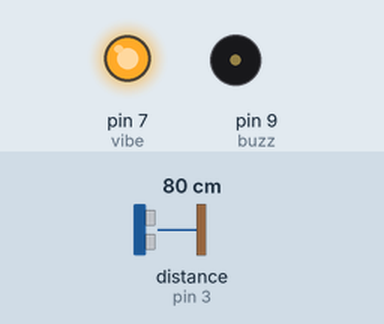
A sketch run on a simulated Arduino Uno, built with avr-gcc and run on an emulated ATmega328P. Parts: output pins drawn as LEDs (lit = HIGH), buzzer (waves = sounding, pin HIGH). Wiring (inferred from the names in the program): ultrasonic range finder: trigger pin 2; echo pin 3. The inputs (shaded band) are chosen by the test bench; at power-on: distance to the obstacle (sensor on pin 3) 80 cm. The echo pulse lasts 58.3 µs per cm; pins used as bus, display or sensor lines are not drawn; what the sketch prints to the serial monitor is not drawn.

Above: at 1.2 s.
1.3 s: distance to the obstacle (sensor on pin 3) set to 9 cm
At 1.38 s:
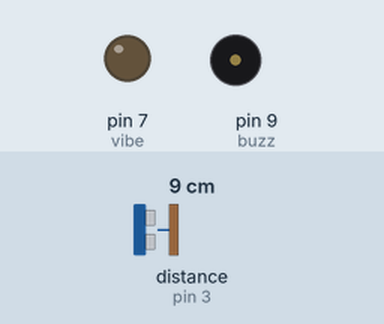
4.3 s: distance to the obstacle (sensor on pin 3) set to 120 cm
Timing chart, 0 to 13.3 s (numbered marks = the images above; inputs shaded):
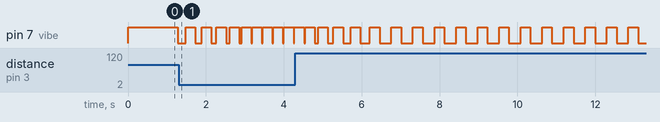

The sketch:

handheld.ino
```cpp
// ---------------------------------------------------------------- //
// Arduino Ultrasoninc Sensor HC-SR04
// Re-writed by Arbi Abdul Jabbaar
// Using Arduino IDE 1.8.7
// Using HC-SR04 Module
// Tested on 17 September 2019
// ---------------------------------------------------------------- //

#define echoPin 3 // attach pin D2 Arduino to pin Echo of HC-SR04
#define trigPin 2 //attach pin D3 Arduino to pin Trig of HC-SR04
#define vibe 7
#define buzz 9

// defines variables
long duration; // variable for the duration of sound wave travel
int distance; // variable for the distance measurement
int samples[5];
int ct = 0;


void setup() {
  pinMode(trigPin, OUTPUT); // Sets the trigPin as an OUTPUT
  pinMode(echoPin, INPUT); // Sets the echoPin as an INPUT
  pinMode(vibe, OUTPUT);
  pinMode(buzz, OUTPUT);
  Serial.begin(9600); // // Serial Communication is starting with 9600 of baudrate speed
  Serial.println("Ultrasonic Sensor HC-SR04 Test"); // print some text in Serial Monitor
  Serial.println("with Arduino UNO R3");
  samples[0] = -1;
  samples[1] = -1;
  samples[2] = -1;
  samples[3] = -1;
  samples[4] = -1;
}
void loop() {
  // Clears the trigPin condition
  digitalWrite(trigPin, LOW);
  delayMicroseconds(2);
  // Sets the trigPin HIGH (ACTIVE) for 10 microseconds
  digitalWrite(trigPin, HIGH);
  delayMicroseconds(10);
  digitalWrite(trigPin, LOW);
  // Reads the echoPin, returns the sound wave travel time in microseconds
  duration = pulseIn(echoPin, HIGH);
  // Calculating the distance
  distance = duration * 0.034 / 2; // Speed of sound wave divided by 2 (go and back)
  Serial.print("Distance: ");
  Serial.print(distance);
  Serial.println(" cm");

  if(ct > 4){
    ct = 0;
  }
  samples[ct] = distance;
  ct += 1;

  int a = avg(samples);

  Serial.print(a);
  Serial.print("###");

  if (a < 300){
    int lightyear = map(a, 0, 300, 0, 750);

    digitalWrite(vibe, HIGH);
    delay(250);
    digitalWrite(vibe, LOW);
    delay(lightyear);
  }


}

int avg(int samples[]){

  int total = 0;
  if(samples[4] >= 0){
    //Serial.print("Samples:\n");
    for (int i = 0; i < 5; i++){
      total += samples[i];
      //Serial.print(samples[i]);
      //Serial.print("\n");
    }
    //Serial.print("end samples\n");

    //
    //
    //Serial.print(i);
    //Serial.print("+++++\n");
  }
  return total/5;
}
```
